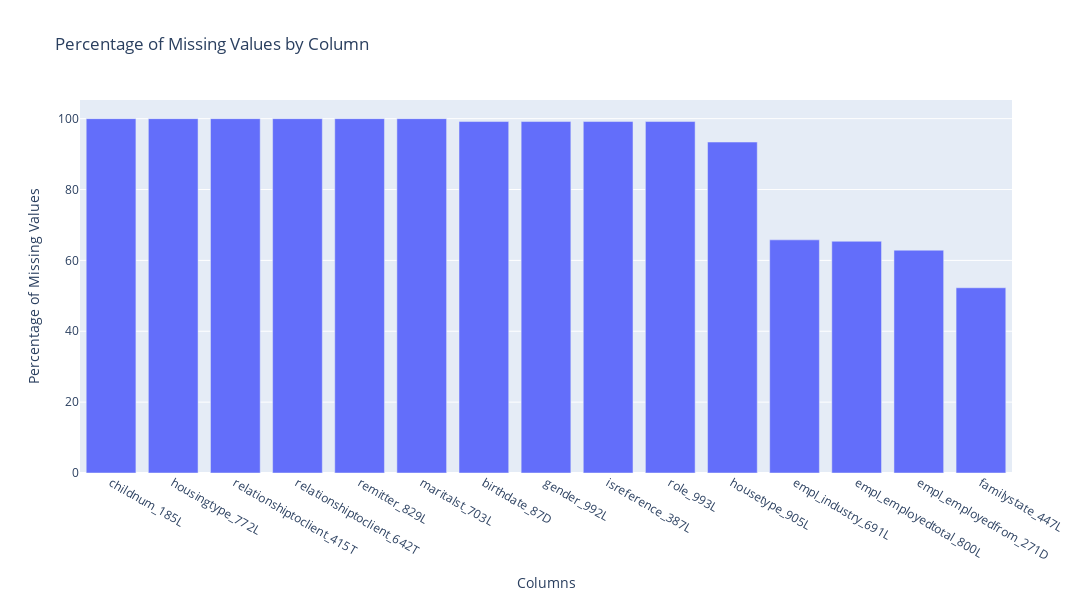

The code cell stored with this chart in its notebook:
### Code cell
missing_values_dict = get_columns_high_missing_values(
    df=df_person_1, threshold=20, display=True
)

### Figure 1 — Plotly figure (JSON) as saved in the notebook; plotly's stock layout.template omitted (floating-point values rounded to 4 significant figures)
{"data": [{"type": "bar", "x": ["childnum_185L", "housingtype_772L", "relationshiptoclient_415T", "relationshiptoclient_642T", "remitter_829L", "maritalst_703L", "birthdate_87D", "gender_992L", "isreference_387L", "role_993L", "housetype_905L", "empl_industry_691L", "empl_employedtotal_800L", "empl_employedfrom_271D", "familystate_447L"], "y": [100, 100, 100, 100, 100, 100.0, 99.18, 99.18, 99.18, 99.18, 93.4, 65.79, 65.39, 62.88, 52.27]}], "layout": {"bargap": 0.2, "height": 600, "title": {"text": "Percentage of Missing Values by Column"}, "width": 1800, "xaxis": {"tickmode": "linear", "title": {"text": "Columns"}}, "yaxis": {"title": {"text": "Percentage of Missing Values"}}}}
